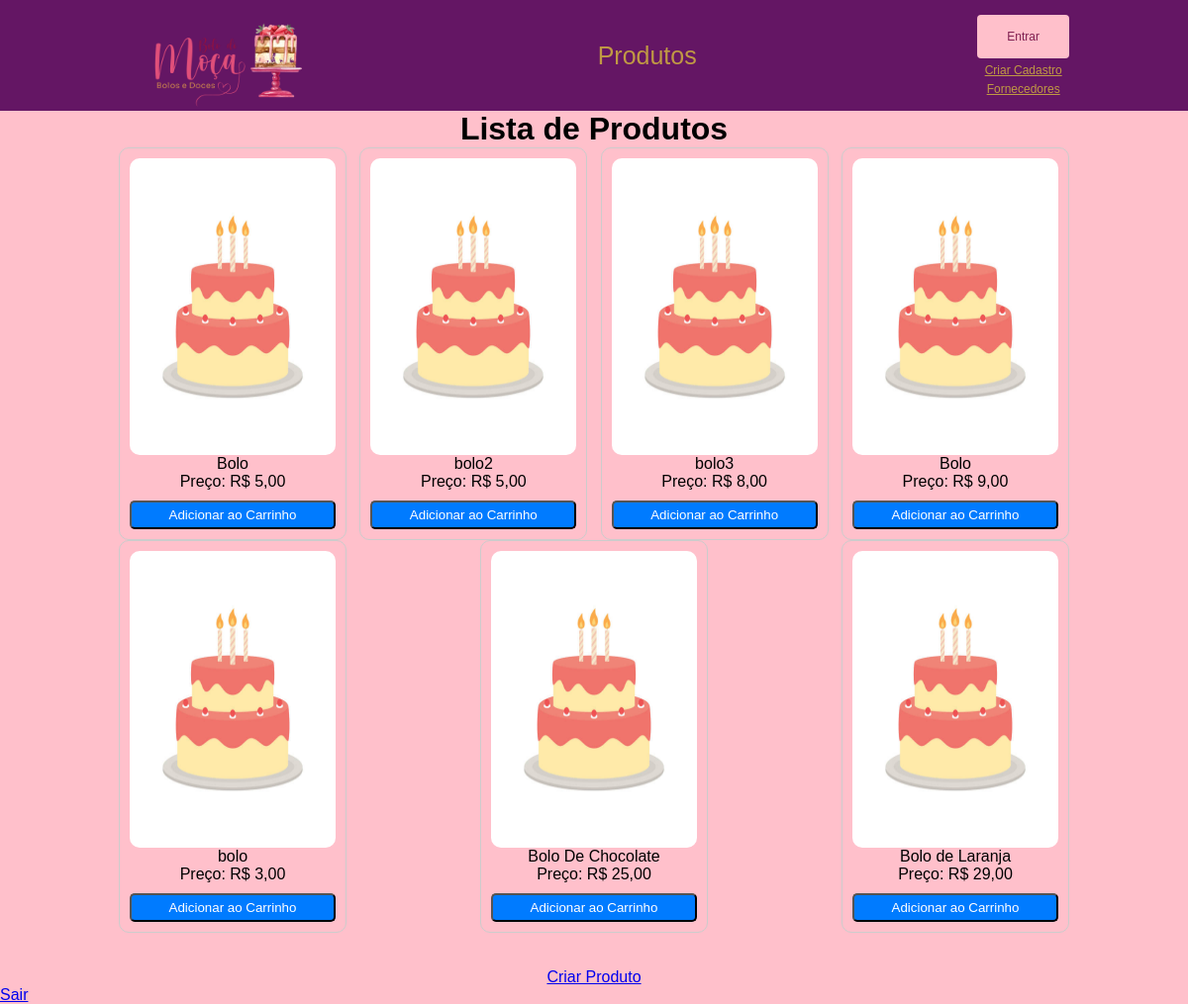
The page /bolos.php on the database its author committed.
### tables this page shows
CREATE TABLE `produtos` (
  `id` int(11) NOT NULL,
  `nome` varchar(30) NOT NULL,
  `preco` varchar(10) NOT NULL,
  `tipo` varchar(50) NOT NULL,
  `imagem` varchar(100) NOT NULL
);

### produtos.php (called while the page is built, shortened)
<?php
class Produto {
    private $nome;
    private $preco;
    private $imagem;
    public function __construct($id, $nome, $preco, $tipo, $imagem) {
        $this->nome = $nome;
        $this->preco = $preco;
        $this->imagem = $imagem;
    }
    public function getNome() {
        return $this->nome;
    }
    public function getPreco() {
        return $this->preco;
    }
    public function getImagem() {
        return $this->imagem;
    }
}
?>

### bolos.php (the view, shortened to what this page needs)
<?php
require_once('produtos.php');
$query = "SELECT * FROM produtos WHERE tipo = 'Bolos'";
$resultado = $mysqli->query($query);
$bolos = array();
while ($row = $resultado->fetch_assoc()) {
    $produto = new Produto($row['id'], $row['nome'], $row['preco'], $row['tipo'], $row['imagem']);
    $bolos[] = $produto;
}
?>
<!DOCTYPE html>
<html lang="pt-br">
<head>
</head>
<body>
    <div class="body-container">
        <?php include 'header.php'; ?>
    </div>
    <div class="produtos">
        <h1>Lista de Produtos</h1>
        <div class="produtos-container">
            <?php foreach ($bolos as $produto) : ?>
                <div class="produto-item">
                    <img class="produto-img" src="<?= $produto->getImagem(); ?>" alt="">
                    <p><?= $produto->getNome(); ?></p>
                    <p>Preço: R$ <?= number_format($produto->getPreco(), 2, ',', '.'); ?></p>
                    <form method="POST" action="carrinho.php">
                        <button type="submit" class="comprar-btn">Adicionar ao Carrinho</button>
                    </form>
                </div>
            <?php endforeach; ?>
        </div>
        <br>
        <br>
        <a href="create_produto.php">Criar Produto</a>
    </div>
    <div class="d-flex">
    <a href="sair.php" class="btn btn-danger me-5">Sair</a>
</div>
</body>
</html>

### header.php (shortened to what this page needs)
<!DOCTYPE html>
<html lang="en">
<head>
    <link rel="stylesheet" href="./CSS/header.css">
</head>
<body>
<div class="header">
    <div class="logo">
        <a href="home.php"><img class="img-logo" src="./imagens/Logo.png" alt="Bolo Di Moça"></a>
    </div>
        <div class="lista">
        <ul>
            <li class="dropdown">
                <a href="#">Produtos</a>
            </li>
        </ul>
    </div>
    <div class="login">
        <?php
        if (isset($_SESSION['usuario'])) {
            echo '<a href="./logout.php"><button class="meu-botao">Sair</button></a>';
        } else {
            echo '<a href="./login.php"><button class="meu-botao">Entrar</button></a>';
            echo '<a href="./cadastro.php">Criar Cadastro</a>';
        }
        ?>
        <a href="./cadastro_fornecedores.php">Fornecedores</a>
    </div>
</div>
</body>
</html>

### CSS/header.css (style rules this page uses)
* { margin: 0; padding: 0; }
body { font-family: Arial, Helvetica, sans-serif; background-color: pink; }
.img-logo { width: 200px; }
.header { display: flex; flex-direction: row; align-items: center; background-color: rgb(100, 22, 100); box-shadow: 1px, 1px, 4px color( red green blue); height: 7em; justify-content: space-between; padding: 0 10%; }
.login { display: flex; flex-direction: column; align-items: center; gap: 5px; float: right; }
.login a { font-size: 12px; color: #c09944; }
.meu-botao { padding: 15px 30px; background-color: pink; color: #812051; border: none; border-radius: 4px; cursor: pointer; font-size: 12px; }
.lista ul { list-style: none; }
.lista li { font-size: 25px; }
.lista a { text-decoration: none; color: #c09944; }

### bolos.php (style rules this page uses)
.produtos { width: 80%; margin: 0 auto; text-align: center; }
.produtos-container { display: flex; flex-wrap: wrap; justify-content: space-between; }
.produto-item { border: 1px solid #ccc; padding: 10px; width: calc(25% - 10px); box-sizing: border-box; border-radius: 10px; text-align: center; display: flex; flex-direction: column; justify-content: space-between; }
.produto-img { width: 100%; height: 300px; border-radius: 10px; }
.comprar-btn { background-color: #007bff; color: #fff; text-decoration: none; padding: 5px 0; border-radius: 5px; margin-top: 10px; width: 100%; }

### rows shown on the page
produtos: imagem (picture), nome "Bolo", preco "5,00"
produtos: imagem (picture), nome "bolo2", preco "5,00"
produtos: imagem (picture), nome "bolo3", preco "8,00"
produtos: imagem (picture), nome "Bolo", preco "9,00"
produtos: imagem (picture), nome "bolo", preco "3,00"
produtos: imagem (picture), nome "Bolo De Chocolate", preco "25,00"
produtos: imagem (picture), nome "Bolo de Laranja", preco "29,00"
